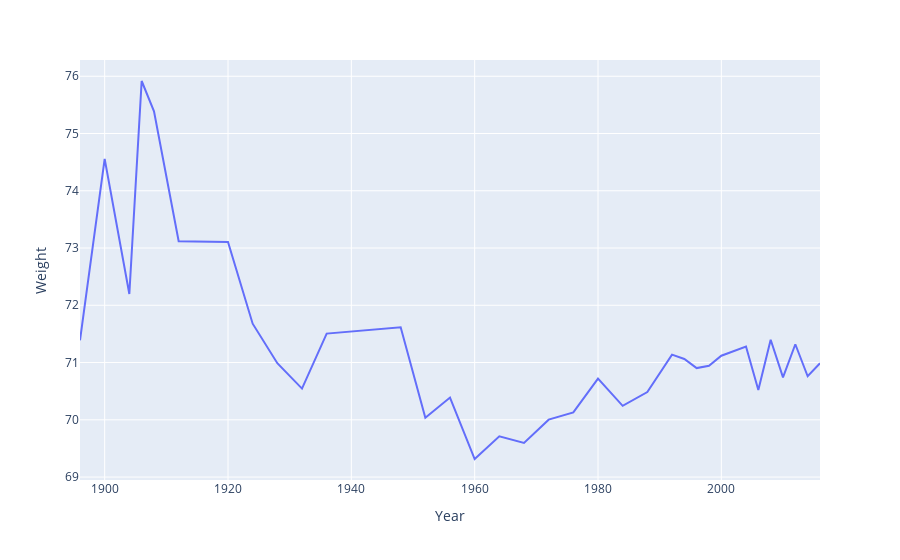

The code cell stored with this chart in its notebook:
### Code cell
average_weight_yearly = data.groupby(['Year']).agg({'Weight':'mean'})
average_weight_yearly = average_weight_yearly.reset_index()

average_weight_fig = px.line(average_weight_yearly, x='Year', y='Weight')
average_weight_fig.show()

### Figure 1 — Plotly figure (JSON) as saved in the notebook; plotly's stock layout.template omitted (floating-point values rounded to 4 significant figures)
{"data": [{"hovertemplate": "Year=%{x}<br>Weight=%{y}<extra></extra>", "legendgroup": "", "line": {"color": "#636efa", "dash": "solid"}, "marker": {"symbol": "circle"}, "mode": "lines", "name": "", "orientation": "v", "showlegend": false, "type": "scatter", "x": [1896, 1900, 1904, 1906, 1908, 1912, 1920, 1924, 1928, 1932, 1936, 1948, 1952, 1956, 1960, 1964, 1968, 1972, 1976, 1980, 1984, 1988, 1992, 1994, 1996, 1998, 2000, 2002, 2004, 2006, 2008, 2010, 2012, 2014, 2016], "xaxis": "x", "y": [71.39, 74.56, 72.2, 75.92, 75.39, 73.12, 73.11, 71.68, 70.99, 70.54, 71.51, 71.61, 70.03, 70.39, 69.32, 69.71, 69.6, 70.0, 70.13, 70.72, 70.24, 70.49, 71.14, 71.06, 70.9, 70.94, 71.12, 71.2, 71.28, 70.52, 71.4, 70.74, 71.32, 70.76, 70.99], "yaxis": "y"}], "layout": {"legend": {"tracegroupgap": 0}, "margin": {"t": 60}, "xaxis": {"anchor": "y", "domain": [0, 1], "title": {"text": "Year"}}, "yaxis": {"anchor": "x", "domain": [0, 1], "title": {"text": "Weight"}}}}
